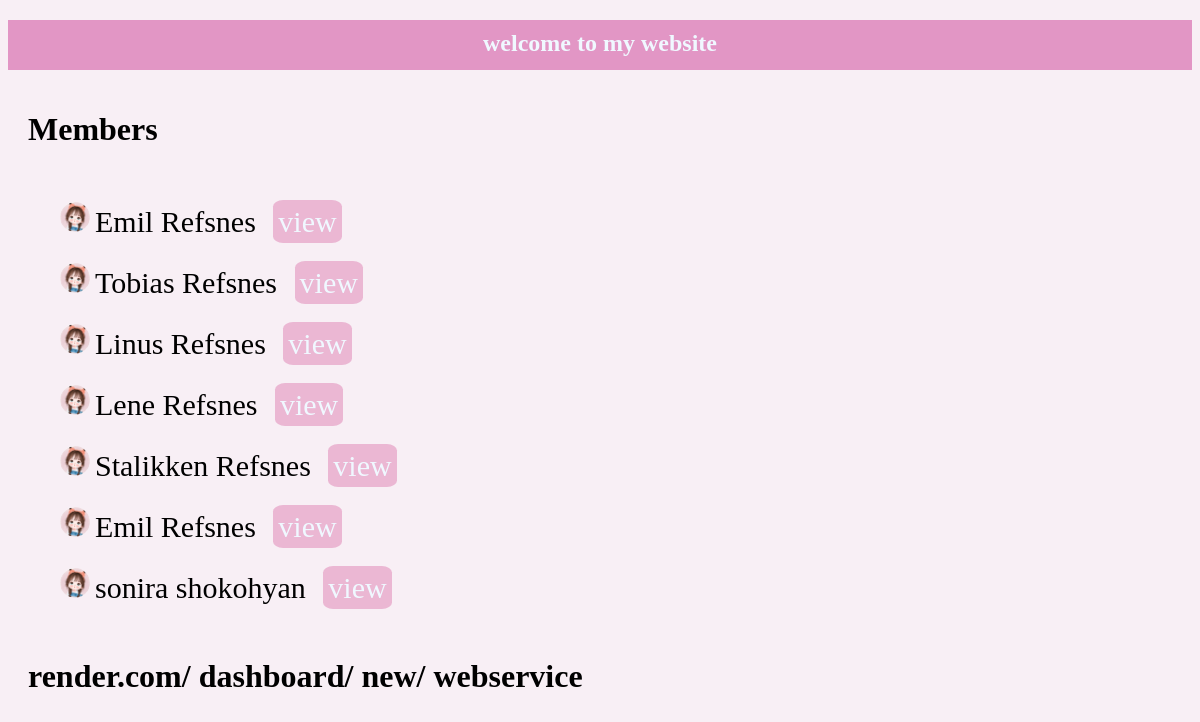
/members/, run on an earlier commit of the app's database.
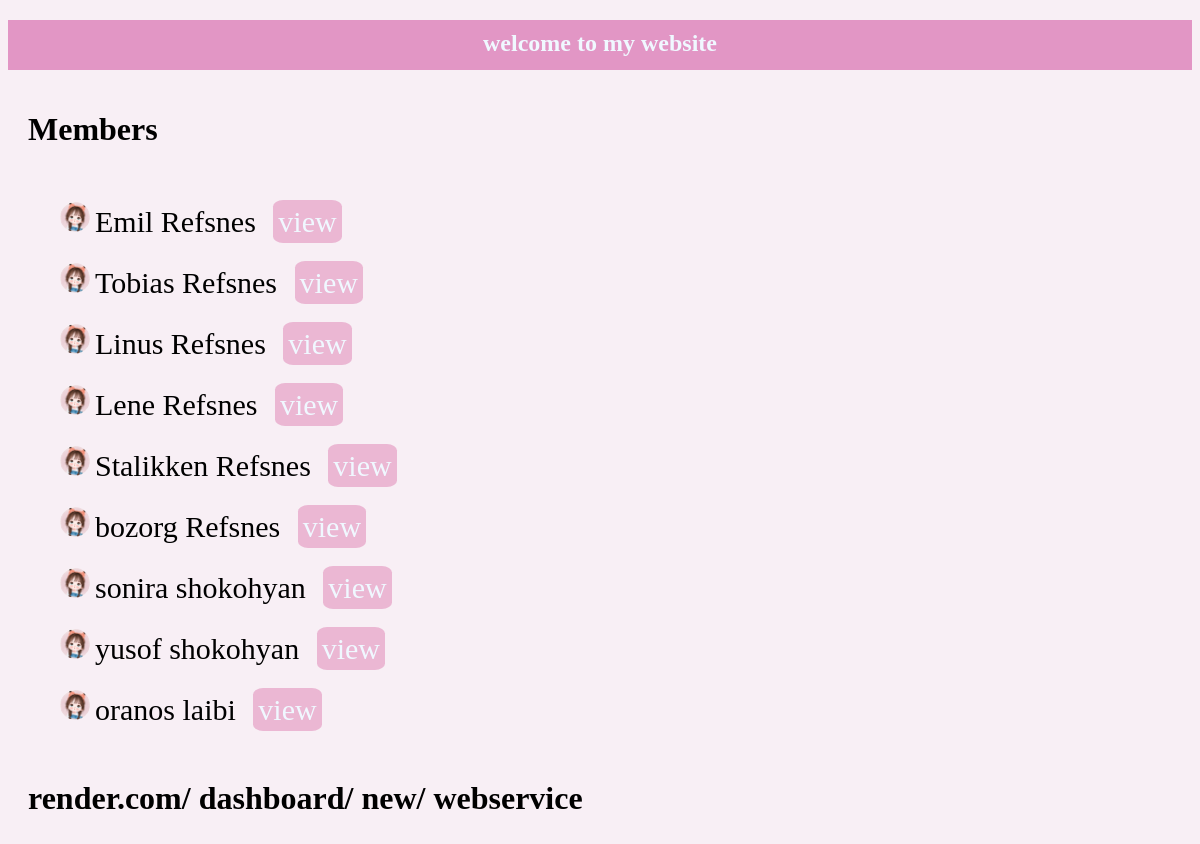
And on a later commit of the database.
### members/models.py (models this page shows, shortened)
class Member(models.Model):
  firstname = models.CharField(max_length=255)    #first colum   max_length means andaza data ka maa limit mekonim
  lastname = models.CharField(max_length=255)     #second colum  har colum dar database banap field yad mesha
  phone = models.IntegerField(null=True)
  joined_date = models.DateField(null=True)

### members/views.py (the view)
# urls.py: path('', include('members.urls')),
def members(request):
    mymembers = Member.objects.all().values()                # data ra az databse megira
    template = loader.get_template('all_members.html')
    context = {
    'mymembers': mymembers,
  }
    return HttpResponse(template.render(context, request))

### members/templates/all_members.html (shortened to what this page needs)
{% extends "master.html" %}
{% load static %}
{% block content %}
<h1>Members</h1>
<ul>
  {% for x in mymembers %}
    <li> <span><img src="{%static 'imgs/49.png'%}" alt=""></span>{{ x.firstname }} {{ x.lastname }} <a href="details/{{ x.id }}">view</a></li>
  {% endfor %}
</ul>
<h1>render.com/ dashboard/ new/ webservice</h1>
{% endblock %}

What changed in the data, as far as the page shows it:
changed Member: firstname "Emil" → "bozorg"
added Member: firstname "yusof", lastname "shokohyan"
added Member: firstname "oranos", lastname "laibi"
